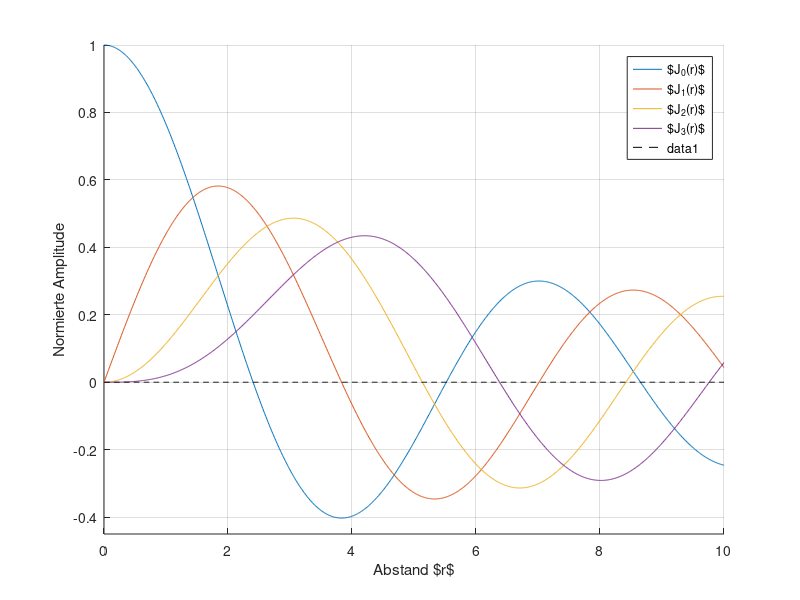

This chart was generated by the following MATLAB code:

r=[0:0.01:10];

n=[0:1:3];

figure("visible", "off");
hold all;
leg='';

for i=1:length(n)
  plot(r,besselj(n(i),r));
  leg=strcat(leg,'$J_{',num2str(n(i)),'}(r)$;');
endfor
grid on;
axis([r(1) r(length(r)) -0.45 1]);
legend(strsplit(leg,';'));
xlabel('Abstand $r$');
ylabel('Normierte Amplitude');
plot(r,zeros(1,length(r)),'--k');
print('-dpdflatexstandalone' , 'besselfunction');
close
